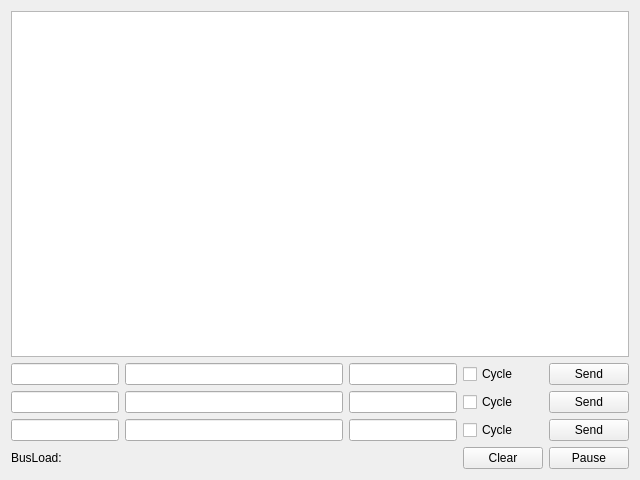
<?xml version="1.0" encoding="UTF-8"?>
<ui version="4.0">
 <class>Trace_window</class>
 <widget class="QWidget" name="Trace_window">
  <property name="geometry">
   <rect>
    <x>0</x>
    <y>0</y>
    <width>640</width>
    <height>480</height>
   </rect>
  </property>
  <property name="windowTitle">
   <string>Trace</string>
  </property>
  <layout class="QGridLayout" name="gridLayout">
   <item row="1" column="1">
    <widget class="QLineEdit" name="lineEdit_Tx1MsgData">
     <property name="sizePolicy">
      <sizepolicy hsizetype="Expanding" vsizetype="Fixed">
       <horstretch>0</horstretch>
       <verstretch>0</verstretch>
      </sizepolicy>
     </property>
    </widget>
   </item>
   <item row="4" column="4">
    <widget class="QPushButton" name="pushButton_Tx3MsgSend">
     <property name="text">
      <string>Send</string>
     </property>
     <property name="checkable">
      <bool>false</bool>
     </property>
    </widget>
   </item>
   <item row="4" column="0">
    <widget class="QLineEdit" name="lineEdit_Tx3MsgID">
     <property name="sizePolicy">
      <sizepolicy hsizetype="Fixed" vsizetype="Fixed">
       <horstretch>0</horstretch>
       <verstretch>0</verstretch>
      </sizepolicy>
     </property>
    </widget>
   </item>
   <item row="4" column="2">
    <widget class="QLineEdit" name="lineEdit_Tx3MsgCycle">
     <property name="sizePolicy">
      <sizepolicy hsizetype="Fixed" vsizetype="Fixed">
       <horstretch>0</horstretch>
       <verstretch>0</verstretch>
      </sizepolicy>
     </property>
    </widget>
   </item>
   <item row="1" column="0">
    <widget class="QLineEdit" name="lineEdit_Tx1MsgID">
     <property name="enabled">
      <bool>true</bool>
     </property>
     <property name="sizePolicy">
      <sizepolicy hsizetype="Fixed" vsizetype="Fixed">
       <horstretch>0</horstretch>
       <verstretch>0</verstretch>
      </sizepolicy>
     </property>
    </widget>
   </item>
   <item row="1" column="2">
    <widget class="QLineEdit" name="lineEdit_Tx1MsgCycle">
     <property name="sizePolicy">
      <sizepolicy hsizetype="Fixed" vsizetype="Fixed">
       <horstretch>0</horstretch>
       <verstretch>0</verstretch>
      </sizepolicy>
     </property>
    </widget>
   </item>
   <item row="2" column="1">
    <widget class="QLineEdit" name="lineEdit_Tx2MsgData"/>
   </item>
   <item row="2" column="4">
    <widget class="QPushButton" name="pushButton_Tx2MsgSend">
     <property name="text">
      <string>Send</string>
     </property>
     <property name="checkable">
      <bool>false</bool>
     </property>
    </widget>
   </item>
   <item row="4" column="3">
    <widget class="QCheckBox" name="checkBox_Msg3Cycle">
     <property name="text">
      <string>Cycle</string>
     </property>
    </widget>
   </item>
   <item row="0" column="0" colspan="5">
    <widget class="QPlainTextEdit" name="plainTextEdit_Trace">
     <property name="readOnly">
      <bool>true</bool>
     </property>
    </widget>
   </item>
   <item row="2" column="3">
    <widget class="QCheckBox" name="checkBox_Msg2Cycle">
     <property name="text">
      <string>Cycle</string>
     </property>
    </widget>
   </item>
   <item row="7" column="4">
    <widget class="QPushButton" name="pushButton_Pause">
     <property name="text">
      <string>Pause</string>
     </property>
     <property name="checkable">
      <bool>true</bool>
     </property>
    </widget>
   </item>
   <item row="2" column="0">
    <widget class="QLineEdit" name="lineEdit_Tx2MsgID">
     <property name="sizePolicy">
      <sizepolicy hsizetype="Fixed" vsizetype="Fixed">
       <horstretch>0</horstretch>
       <verstretch>0</verstretch>
      </sizepolicy>
     </property>
    </widget>
   </item>
   <item row="2" column="2">
    <widget class="QLineEdit" name="lineEdit_Tx2MsgCycle">
     <property name="sizePolicy">
      <sizepolicy hsizetype="Fixed" vsizetype="Fixed">
       <horstretch>0</horstretch>
       <verstretch>0</verstretch>
      </sizepolicy>
     </property>
    </widget>
   </item>
   <item row="1" column="4">
    <widget class="QPushButton" name="pushButton_Tx1MsgSend">
     <property name="text">
      <string>Send</string>
     </property>
     <property name="checkable">
      <bool>false</bool>
     </property>
    </widget>
   </item>
   <item row="7" column="3">
    <widget class="QPushButton" name="pushButton_Clear">
     <property name="text">
      <string>Clear</string>
     </property>
    </widget>
   </item>
   <item row="1" column="3">
    <widget class="QCheckBox" name="checkBox_Msg1Cycle">
     <property name="text">
      <string>Cycle</string>
     </property>
    </widget>
   </item>
   <item row="4" column="1">
    <widget class="QLineEdit" name="lineEdit_Tx3MsgData"/>
   </item>
   <item row="7" column="0" colspan="2">
    <widget class="QLabel" name="label_BusLoad">
     <property name="text">
      <string>BusLoad:</string>
     </property>
    </widget>
   </item>
  </layout>
 </widget>
 <resources/>
 <connections/>
</ui>
